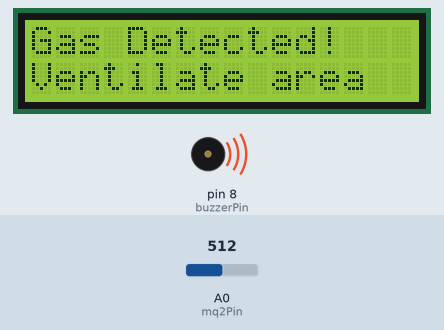
A sketch run on a simulated Arduino Uno, built with avr-gcc and run on an emulated ATmega328P. Shown: 16×2 character LCD, buzzer (waves = sounding, pin HIGH). The test bench sets the inputs (shaded band); at power-on: A0 (mq2Pin) = 512. What the sketch prints to the serial monitor is not drawn.

Above: at 1.2 s.
1.3 s: A0 (mq2Pin) set to 491
At 3.2 s:
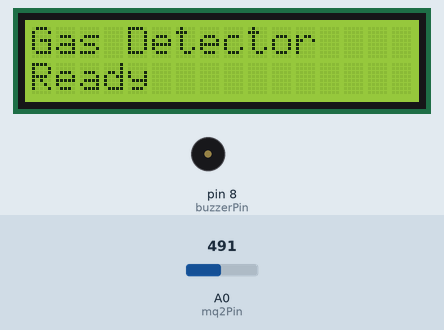
3.6 s: A0 (mq2Pin) set to 510
At 5.3 s:
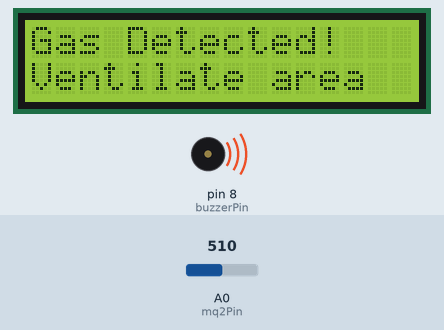
5.7 s: A0 (mq2Pin) set to 490
At 7.3 s:
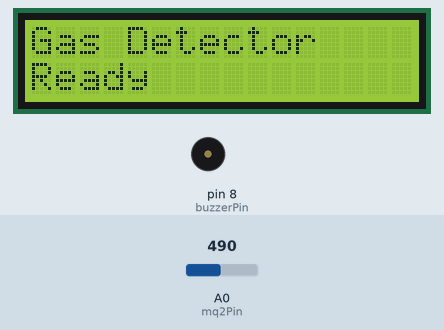
Timing chart, 0 to 8.8 s (numbered marks = the images above; inputs shaded):
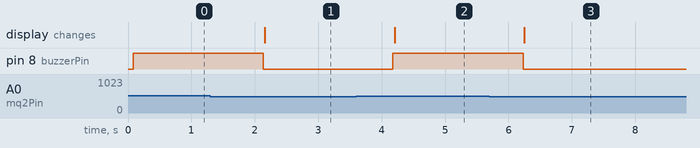

Measured:
- the behaviour switches between 501 and 500 on A0 (mq2Pin) (found by bisection; images 0 and 1)
- after the input at 1.3 s, pin 8 (buzzerPin): HIGH → LOW after 0.84 s; the display: changes after 0.86 s (image 1)
- after the input at 3.6 s, pin 8 (buzzerPin): LOW → HIGH after 0.58 s; the display: changes after 0.60 s (image 2)
- after the input at 5.7 s, pin 8 (buzzerPin): HIGH → LOW after 0.53 s; the display: changes after 0.55 s (image 3)

The sketch:

GAIUS.ino
```cpp
#include <Wire.h>
#include <LiquidCrystal_I2C.h>

// Define the pin connections
const int mq2Pin = A0; // Analog input pin connected to MQ-2 sensor
const int buzzerPin = 8; // Digital output pin connected to the buzzer

// Define the threshold value for gas detection
const int thresholdValue = 500; // You may need to adjust this value based on your sensor and environment

// Initialize the LCD with the I2C address
LiquidCrystal_I2C lcd(0x27, 16, 2); // Change the address if necessary

void setup() {
  // Initialize serial communication
  Serial.begin(9600);

  // Set the buzzer pin and LCD as outputs
  pinMode(buzzerPin, OUTPUT);

  // Initialize the LCD
  lcd.init();
  lcd.backlight(); // Turn on the backlight

  // Display initial message on the LCD
  lcd.setCursor(0, 0);
  lcd.print("Gas Detector");
  lcd.setCursor(0, 1);
  lcd.print("Ready");
}

void loop() {
  // Read the analog value from the MQ-2 sensor
  int sensorValue = analogRead(mq2Pin);

  // Print the sensor value for debugging
  Serial.print("Sensor Value: ");
  Serial.println(sensorValue);

  // Check if the sensor value exceeds the threshold
  if (sensorValue > thresholdValue) {
    // If gas is detected, turn on the buzzer
    digitalWrite(buzzerPin, HIGH);
    Serial.println("Gas Detected! Buzzer On");

    // Display message on the LCD
    lcd.setCursor(0, 0);
    lcd.print("Gas Detected!");
    lcd.setCursor(0, 1);
    lcd.print("Ventilate area");
  } else {
    // Otherwise, turn off the buzzer
    digitalWrite(buzzerPin, LOW);

    // Clear the LCD
    lcd.clear();

    // Display default message
    lcd.setCursor(0, 0);
    lcd.print("Gas Detector");
    lcd.setCursor(0, 1);
    lcd.print("Ready");
  }

  // Add a delay before the next reading
  delay(1000);
}
```
